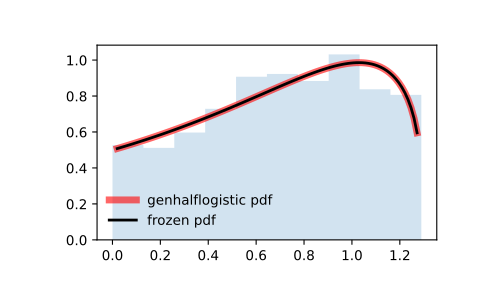

The script that drew this image:
from scipy.stats import genhalflogistic
import matplotlib.pyplot as plt
fig, ax = plt.subplots(1, 1)

# Calculate the first four moments:

c = 0.773
mean, var, skew, kurt = genhalflogistic.stats(c, moments='mvsk')

# Display the probability density function (``pdf``):

x = np.linspace(genhalflogistic.ppf(0.01, c),
                genhalflogistic.ppf(0.99, c), 100)
ax.plot(x, genhalflogistic.pdf(x, c),
       'r-', lw=5, alpha=0.6, label='genhalflogistic pdf')

# Alternatively, the distribution object can be called (as a function)
# to fix the shape, location and scale parameters. This returns a "frozen"
# RV object holding the given parameters fixed.

# Freeze the distribution and display the frozen ``pdf``:

rv = genhalflogistic(c)
ax.plot(x, rv.pdf(x), 'k-', lw=2, label='frozen pdf')

# Check accuracy of ``cdf`` and ``ppf``:

vals = genhalflogistic.ppf([0.001, 0.5, 0.999], c)
np.allclose([0.001, 0.5, 0.999], genhalflogistic.cdf(vals, c))
# True

# Generate random numbers:

r = genhalflogistic.rvs(c, size=1000)

# And compare the histogram:

ax.hist(r, density=True, histtype='stepfilled', alpha=0.2)
ax.legend(loc='best', frameon=False)
plt.show()
